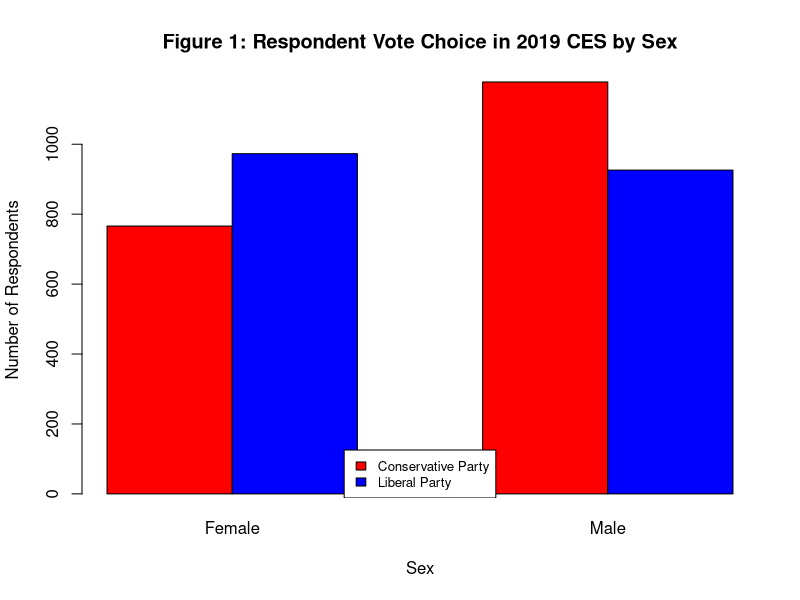
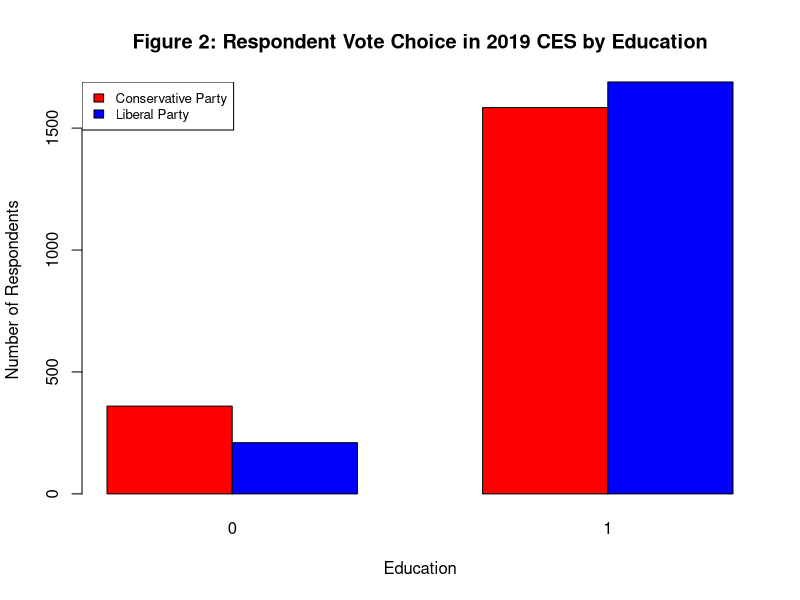
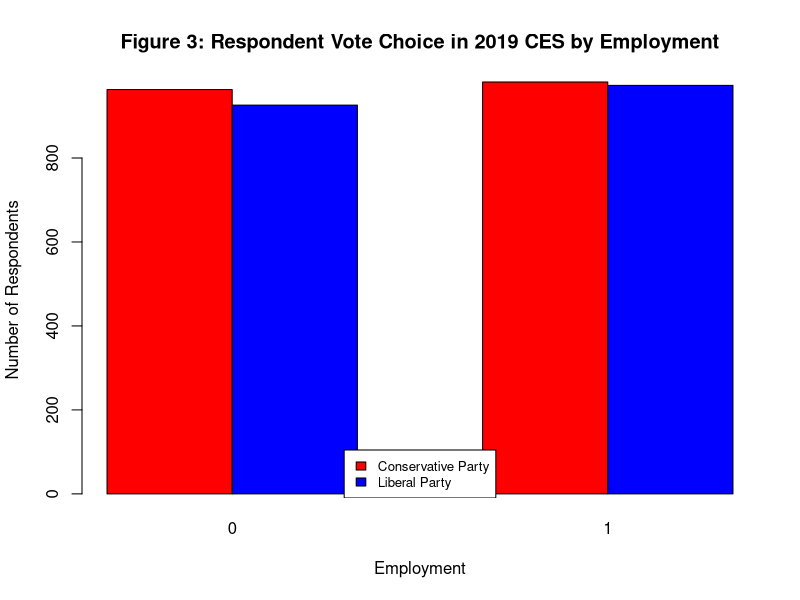
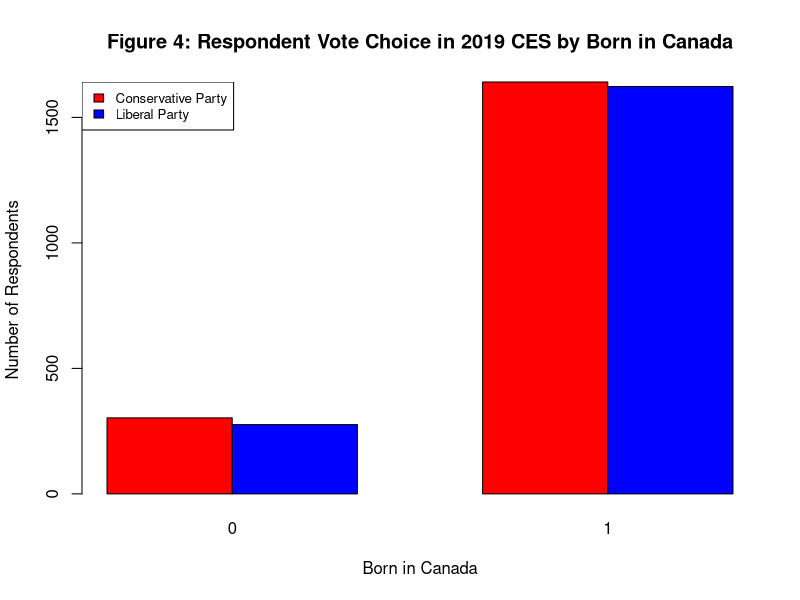
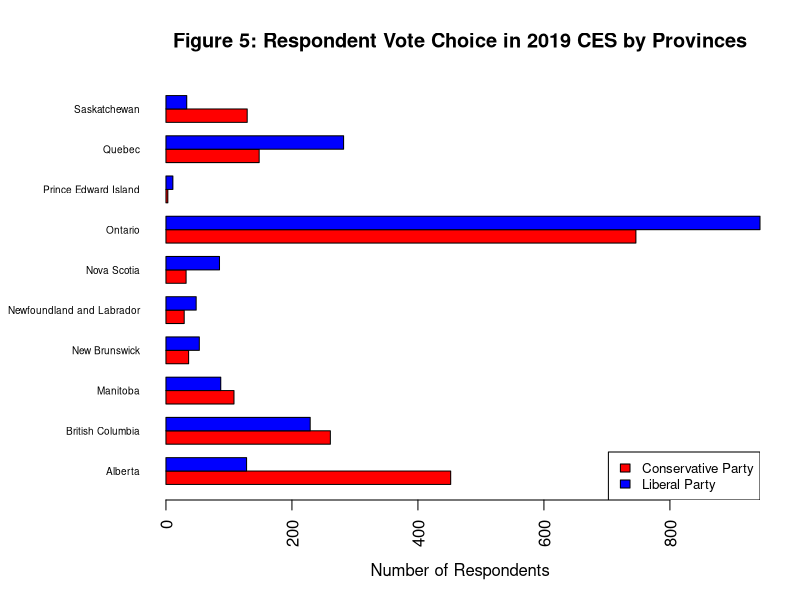
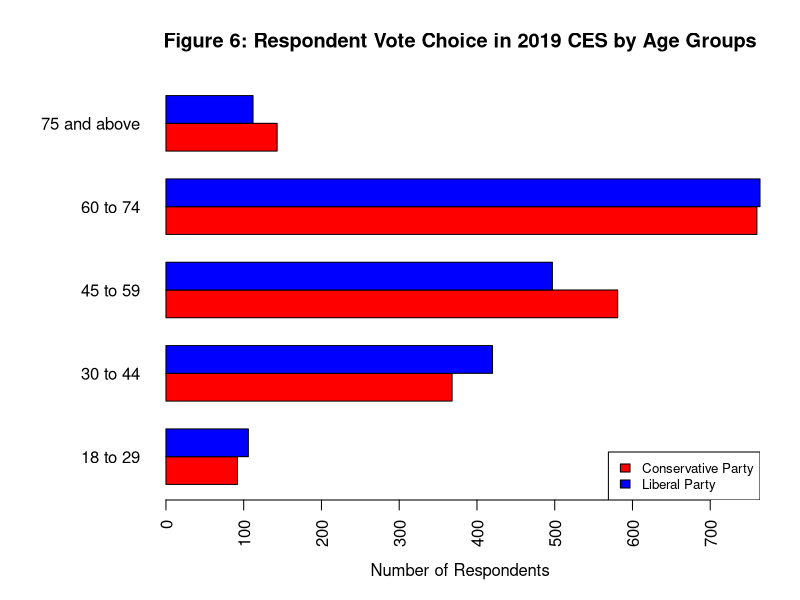
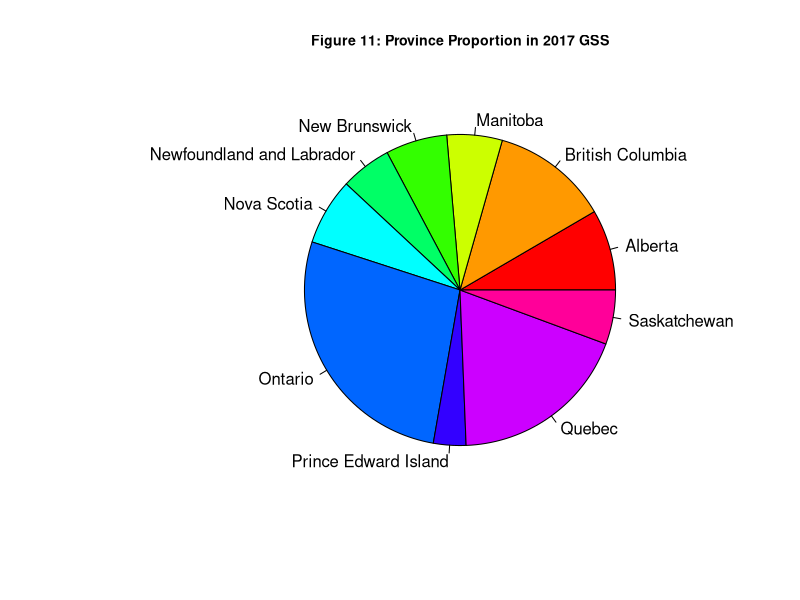
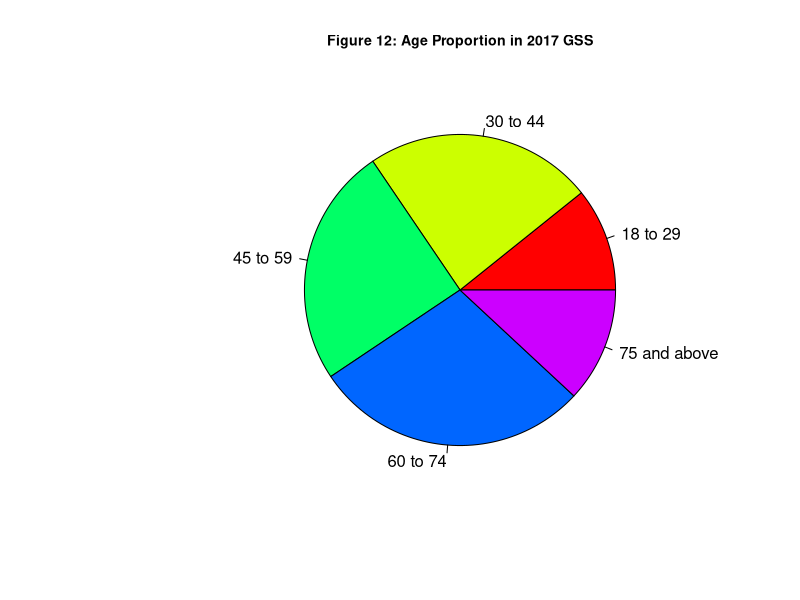

R code for these plots, in order: (Note: this script raises an error after producing the figures.)
## ---- chunk 1
knitr::opts_chunk$set(echo = TRUE)
#setup library
library(ggplot2)
library(dplyr)
library(knitr)
library(readr)
library(tidyverse)
library(lme4)
#import cleaned data use for analysis
survey <- read_csv("survey_cleaned.csv")
post <- read_csv("census_cleaned.csv")
#remove NA by na.omit()
survey <- na.omit(survey)
post <- na.omit(post)
#remove income variable no longer used for survey data
survey <- survey[,-8]
## ---- chunk 2
#create a bar plot of sex categorized by parties
sex <-table(survey$votechoice, survey$sex)
barplot(sex, beside=TRUE, main="Figure 1: Respondent Vote Choice in 2019 CES by Sex", xlab= "Sex", ylab= "Number of Respondents", col = c("red", "blue"))
legend("bottom", legend= c("Conservative Party", "Liberal Party"), fill = c("red", "blue"), cex=0.8, bg = "white")
## ---- chunk 3
#create a bar plot of college and above education categorized by parties
education <-table(survey$votechoice, survey$edu)
barplot(education, beside=TRUE, main="Figure 2: Respondent Vote Choice in 2019 CES by Education", xlab= "Education", ylab= "Number of Respondents", col = c("red", "blue"))
legend("topleft", legend= c("Conservative Party", "Liberal Party"), fill = c("red", "blue"), cex=0.8)
## ---- chunk 4
#create a bar plot of employed for pay categorized by parties
employment <-table(survey$votechoice, survey$employed)
barplot(employment, beside=TRUE, main="Figure 3: Respondent Vote Choice in 2019 CES by Employment", xlab= "Employment", ylab= "Number of Respondents", col = c("red", "blue"))
legend("bottom", legend= c("Conservative Party", "Liberal Party"), fill = c("red", "blue"), cex=0.8, bg = "white")

#create a bar plot of born in canada categorized by parties
born <-table(survey$votechoice, survey$bornin_canada)
barplot(born, beside=TRUE, main="Figure 4: Respondent Vote Choice in 2019 CES by Born in Canada", xlab= "Born in Canada", ylab= "Number of Respondents", col = c("red", "blue"))
legend("topleft", legend= c("Conservative Party", "Liberal Party"), fill = c("red", "blue"), cex=0.8)
## ---- chunk 5
#create a bar plot of provinces categorized by parties
par(las=2) # make label text perpendicular to axis
par(mar=c(5,8,4,2)) # increase y-axis margin
province <-table(survey$votechoice, survey$province)
barplot(province, beside=TRUE, horiz=TRUE, main="Figure 5: Respondent Vote Choice in 2019 CES by Provinces", xlab= "Number of Respondents", col = c("red", "blue"), cex.names=0.6)
legend("bottomright", legend= c("Conservative Party", "Liberal Party"), fill = c("red", "blue"), cex=0.8)
## ---- chunk 6
#create a bar plot of age groups categorized by parties
par(las=2) # make label text perpendicular to axis
par(mar=c(5,8,4,2)) # increase y-axis margin
age <-table(survey$votechoice, survey$age)
barplot(age, beside=TRUE, horiz=TRUE, main="Figure 6: Respondent Vote Choice in 2019 CES by Age Groups", xlab= "Number of Respondents", col = c("red", "blue"))
legend("bottomright", legend= c("Conservative Party", "Liberal Party"), fill = c("red", "blue"), cex=0.8)
## ---- chunk 7
province_p <-table(post$province)
pie(province_p, main="Figure 11: Province Proportion in 2017 GSS", col = rainbow(10), cex.main = 0.85)

age_p <-table(post$age)
pie(age_p, main="Figure 12: Age Proportion in 2017 GSS", col = rainbow(5), cex.main = 0.85)
## ---- chunk 8
# Construct the vote intention variable from survey data so that it is binary indicates by 1 and 0
survey$vote_Conservative[survey$votechoice=="Conservative Party"]<-1
survey$vote_Conservative[survey$votechoice=="Liberal Party"]<-0
## ---- chunk 9
#Multilevel Logistic Model for different states
model <- glmer(vote_Conservative ~ sex + edu + employed + bornin_canada + as.factor(age) + (1|province), data=survey, family =binomial)
## ---- chunk 10
#Statistical summary
kable(summary(model)[["coefficients"]], digits=4, 
      caption="Summary of Model Estimates")
## ---- chunk 11
#post-stratification calculation
#Making prediction using our model with census data, and we saving the results of those predictions by adding a new column to the census_data data set called 'estimate'
post$estimate <- 
  model %>% 
  predict(newdata = post, type="response")
## ---- chunk 12
#together vote outcome
together <- post %>%
mutate(proportion_voting_for_conservative = estimate*n) %>%
  summarise(voting_for_conservative = sum(proportion_voting_for_conservative)/sum(n))
kable(together, digits=4, 
      caption="Vote Outcome for the Conservative Party of 2019 Canadian Federal Election with Full Voter Turnout")

#summarize by geography
geography <- post %>%
mutate(proportion_voting_for_conservative = estimate*n) %>%
  group_by(province) %>%
  summarise(voting_for_conservative = sum(proportion_voting_for_conservative)/sum(n))
kable(geography, digits=4, 
      caption="Vote Outcome for the Conservative Party of 2019 Canadian Federal Election with Full Voter Turnout by Province")

## ---- chunk 13
sex_p <-table(post$sex)
pie(sex_p, main="Figure 7: Sex Proportion in 2017 GSS", col = c("red", "blue"), cex.main = 0.85)

edu_p <-table(post$edu)
pie(edu_p, main="Figure 8: Education Proportion in 2017 GSS", col = c("red", "blue"), cex.main = 0.85)

employed_p <-table(post$employed)
pie(employed_p, main="Figure 9: Employment Proportion in 2017 GSS", col = c("red", "blue"), cex.main = 0.85)

born_p <-table(post$bornin_canada)
pie(born_p, main="Figure 10: Born in Canada Proportion in 2017 GSS", col = c("red", "blue"), cex.main = 0.85)
